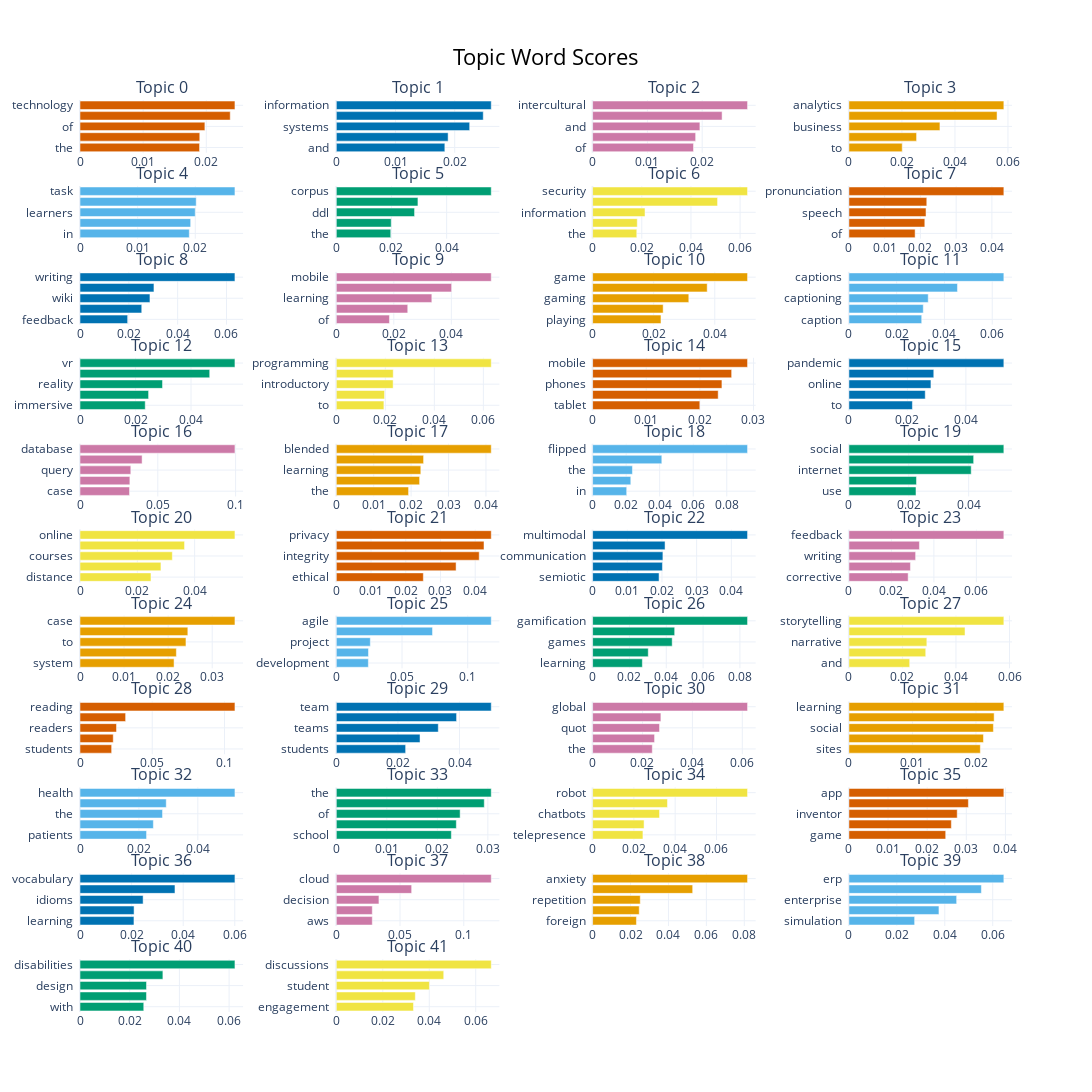

Notebook source saved alongside this figure:
### Code cell
topics_to_include = list(range(0, 42))
model.visualize_barchart(topics= topics_to_include, width=300)

### Figure 1 — Plotly figure (JSON) as saved in the notebook; plotly's stock layout.template omitted (floating-point values rounded to 4 significant figures)
{"data": [{"marker": {"color": "#D55E00"}, "orientation": "h", "type": "bar", "x": [0.01893, 0.01897, 0.01977, 0.02379, 0.02453], "xaxis": "x", "y": ["the  ", "and  ", "of  ", "teachers  ", "technology  "], "yaxis": "y"}, {"marker": {"color": "#0072B2"}, "orientation": "h", "type": "bar", "x": [0.01833, 0.01889, 0.02253, 0.02482, 0.02617], "xaxis": "x2", "y": ["and  ", "the  ", "systems  ", "is  ", "information  "], "yaxis": "y2"}, {"marker": {"color": "#CC79A7"}, "orientation": "h", "type": "bar", "x": [0.01842, 0.01881, 0.01958, 0.02363, 0.02828], "xaxis": "x3", "y": ["of  ", "the  ", "and  ", "telecollaboration  ", "intercultural  "], "yaxis": "y3"}, {"marker": {"color": "#E69F00"}, "orientation": "h", "type": "bar", "x": [0.0201, 0.02553, 0.03434, 0.05588, 0.05845], "xaxis": "x4", "y": ["to  ", "big  ", "business  ", "data  ", "analytics  "], "yaxis": "y4"}, {"marker": {"color": "#56B4E9"}, "orientation": "h", "type": "bar", "x": [0.01897, 0.0192, 0.02, 0.02017, 0.02689], "xaxis": "x5", "y": ["in  ", "communication  ", "learners  ", "scmc  ", "task  "], "yaxis": "y5"}, {"marker": {"color": "#009E73"}, "orientation": "h", "type": "bar", "x": [0.01974, 0.0199, 0.02837, 0.02959, 0.05616], "xaxis": "x6", "y": ["the  ", "of  ", "ddl  ", "corpora  ", "corpus  "], "yaxis": "y6"}, {"marker": {"color": "#F0E442"}, "orientation": "h", "type": "bar", "x": [0.01797, 0.01816, 0.02132, 0.05083, 0.06302], "xaxis": "x7", "y": ["the  ", "to  ", "information  ", "cybersecurity  ", "security  "], "yaxis": "y7"}, {"marker": {"color": "#D55E00"}, "orientation": "h", "type": "bar", "x": [0.01853, 0.02123, 0.02158, 0.02179, 0.04335], "xaxis": "x8", "y": ["of  ", "listening  ", "speech  ", "asr  ", "pronunciation  "], "yaxis": "y8"}, {"marker": {"color": "#0072B2"}, "orientation": "h", "type": "bar", "x": [0.01952, 0.02529, 0.02865, 0.03029, 0.06347], "xaxis": "x9", "y": ["feedback  ", "peer  ", "wiki  ", "collaborative  ", "writing  "], "yaxis": "y9"}, {"marker": {"color": "#CC79A7"}, "orientation": "h", "type": "bar", "x": [0.01848, 0.02484, 0.03322, 0.0401, 0.05388], "xaxis": "x10", "y": ["of  ", "language  ", "learning  ", "mall  ", "mobile  "], "yaxis": "y10"}, {"marker": {"color": "#E69F00"}, "orientation": "h", "type": "bar", "x": [0.02239, 0.0231, 0.0315, 0.03752, 0.05073], "xaxis": "x11", "y": ["playing  ", "language  ", "gaming  ", "games  ", "game  "], "yaxis": "y11"}, {"marker": {"color": "#56B4E9"}, "orientation": "h", "type": "bar", "x": [0.03048, 0.03114, 0.03321, 0.04545, 0.06487], "xaxis": "x12", "y": ["caption  ", "vocabulary  ", "captioning  ", "comprehension  ", "captions  "], "yaxis": "y12"}, {"marker": {"color": "#009E73"}, "orientation": "h", "type": "bar", "x": [0.02351, 0.02472, 0.02974, 0.04674, 0.05584], "xaxis": "x13", "y": ["immersive  ", "learning  ", "reality  ", "virtual  ", "vr  "], "yaxis": "y13"}, {"marker": {"color": "#F0E442"}, "orientation": "h", "type": "bar", "x": [0.01942, 0.01969, 0.02319, 0.02323, 0.06321], "xaxis": "x14", "y": ["to  ", "python  ", "introductory  ", "students  ", "programming  "], "yaxis": "y14"}, {"marker": {"color": "#D55E00"}, "orientation": "h", "type": "bar", "x": [0.02, 0.02342, 0.02412, 0.02593, 0.0289], "xaxis": "x15", "y": ["tablet  ", "smart  ", "phones  ", "devices  ", "mobile  "], "yaxis": "y15"}, {"marker": {"color": "#0072B2"}, "orientation": "h", "type": "bar", "x": [0.02171, 0.0261, 0.02805, 0.02902, 0.05298], "xaxis": "x16", "y": ["to  ", "19  ", "online  ", "covid  ", "pandemic  "], "yaxis": "y16"}, {"marker": {"color": "#CC79A7"}, "orientation": "h", "type": "bar", "x": [0.03182, 0.03205, 0.03265, 0.0399, 0.09956], "xaxis": "x17", "y": ["case  ", "data  ", "query  ", "sql  ", "database  "], "yaxis": "y17"}, {"marker": {"color": "#E69F00"}, "orientation": "h", "type": "bar", "x": [0.01932, 0.02227, 0.02259, 0.02333, 0.04142], "xaxis": "x18", "y": ["the  ", "lmoocs  ", "learning  ", "online  ", "blended  "], "yaxis": "y18"}, {"marker": {"color": "#56B4E9"}, "orientation": "h", "type": "bar", "x": [0.02032, 0.02277, 0.02375, 0.04127, 0.0924], "xaxis": "x19", "y": ["in  ", "class  ", "the  ", "classroom  ", "flipped  "], "yaxis": "y19"}, {"marker": {"color": "#009E73"}, "orientation": "h", "type": "bar", "x": [0.0224, 0.02257, 0.04084, 0.04166, 0.05174], "xaxis": "x20", "y": ["use  ", "facebook  ", "internet  ", "media  ", "social  "], "yaxis": "y20"}, {"marker": {"color": "#F0E442"}, "orientation": "h", "type": "bar", "x": [0.02477, 0.02824, 0.03222, 0.03648, 0.05406], "xaxis": "x21", "y": ["distance  ", "education  ", "courses  ", "moocs  ", "online  "], "yaxis": "y21"}, {"marker": {"color": "#D55E00"}, "orientation": "h", "type": "bar", "x": [0.02506, 0.03449, 0.04115, 0.04253, 0.04462], "xaxis": "x22", "y": ["ethical  ", "academic  ", "integrity  ", "plagiarism  ", "privacy  "], "yaxis": "y22"}, {"marker": {"color": "#0072B2"}, "orientation": "h", "type": "bar", "x": [0.01916, 0.02014, 0.02027, 0.02089, 0.04468], "xaxis": "x23", "y": ["semiotic  ", "the  ", "communication  ", "of  ", "multimodal  "], "yaxis": "y23"}, {"marker": {"color": "#CC79A7"}, "orientation": "h", "type": "bar", "x": [0.02789, 0.02896, 0.0314, 0.03319, 0.07293], "xaxis": "x24", "y": ["corrective  ", "awe  ", "writing  ", "error  ", "feedback  "], "yaxis": "y24"}, {"marker": {"color": "#E69F00"}, "orientation": "h", "type": "bar", "x": [0.02134, 0.02187, 0.02404, 0.02447, 0.03516], "xaxis": "x25", "y": ["system  ", "company  ", "to  ", "the  ", "case  "], "yaxis": "y25"}, {"marker": {"color": "#56B4E9"}, "orientation": "h", "type": "bar", "x": [0.02439, 0.02448, 0.02589, 0.07321, 0.1179], "xaxis": "x26", "y": ["development  ", "to  ", "project  ", "scrum  ", "agile  "], "yaxis": "y26"}, {"marker": {"color": "#009E73"}, "orientation": "h", "type": "bar", "x": [0.02702, 0.03022, 0.04323, 0.04457, 0.08415], "xaxis": "x27", "y": ["learning  ", "kahoot  ", "games  ", "game  ", "gamification  "], "yaxis": "y27"}, {"marker": {"color": "#F0E442"}, "orientation": "h", "type": "bar", "x": [0.02271, 0.0287, 0.02911, 0.04338, 0.05788], "xaxis": "x28", "y": ["and  ", "stories  ", "narrative  ", "digital  ", "storytelling  "], "yaxis": "y28"}, {"marker": {"color": "#D55E00"}, "orientation": "h", "type": "bar", "x": [0.02191, 0.02302, 0.02526, 0.03157, 0.1073], "xaxis": "x29", "y": ["students  ", "books  ", "readers  ", "comprehension  ", "reading  "], "yaxis": "y29"}, {"marker": {"color": "#0072B2"}, "orientation": "h", "type": "bar", "x": [0.0225, 0.02717, 0.0331, 0.03904, 0.05029], "xaxis": "x30", "y": ["students  ", "group  ", "teams  ", "teamwork  ", "team  "], "yaxis": "y30"}, {"marker": {"color": "#CC79A7"}, "orientation": "h", "type": "bar", "x": [0.02393, 0.02484, 0.02682, 0.02737, 0.06211], "xaxis": "x31", "y": ["the  ", "of  ", "quot  ", "income  ", "global  "], "yaxis": "y31"}, {"marker": {"color": "#E69F00"}, "orientation": "h", "type": "bar", "x": [0.02069, 0.02119, 0.02275, 0.02287, 0.02439], "xaxis": "x32", "y": ["sites  ", "online  ", "social  ", "language  ", "learning  "], "yaxis": "y32"}, {"marker": {"color": "#56B4E9"}, "orientation": "h", "type": "bar", "x": [0.02259, 0.0249, 0.02801, 0.02927, 0.05259], "xaxis": "x33", "y": ["patients  ", "of  ", "the  ", "physical  ", "health  "], "yaxis": "y33"}, {"marker": {"color": "#009E73"}, "orientation": "h", "type": "bar", "x": [0.02278, 0.02376, 0.02452, 0.02929, 0.03067], "xaxis": "x34", "y": ["school  ", "preschool  ", "of  ", "education  ", "the  "], "yaxis": "y34"}, {"marker": {"color": "#F0E442"}, "orientation": "h", "type": "bar", "x": [0.02438, 0.02493, 0.03241, 0.03627, 0.07506], "xaxis": "x35", "y": ["telepresence  ", "chatbot  ", "chatbots  ", "rall  ", "robot  "], "yaxis": "y35"}, {"marker": {"color": "#D55E00"}, "orientation": "h", "type": "bar", "x": [0.02474, 0.02618, 0.02768, 0.03054, 0.0396], "xaxis": "x36", "y": ["game  ", "android  ", "inventor  ", "development  ", "app  "], "yaxis": "y36"}, {"marker": {"color": "#0072B2"}, "orientation": "h", "type": "bar", "x": [0.02092, 0.02096, 0.02446, 0.03681, 0.06006], "xaxis": "x37", "y": ["learning  ", "gloss  ", "idioms  ", "l2  ", "vocabulary  "], "yaxis": "y37"}, {"marker": {"color": "#CC79A7"}, "orientation": "h", "type": "bar", "x": [0.02824, 0.02824, 0.03345, 0.05911, 0.1216], "xaxis": "x38", "y": ["aws  ", "cc  ", "decision  ", "computing  ", "cloud  "], "yaxis": "y38"}, {"marker": {"color": "#E69F00"}, "orientation": "h", "type": "bar", "x": [0.02312, 0.02459, 0.02513, 0.05278, 0.08171], "xaxis": "x39", "y": ["foreign  ", "participants  ", "repetition  ", "fla  ", "anxiety  "], "yaxis": "y39"}, {"marker": {"color": "#56B4E9"}, "orientation": "h", "type": "bar", "x": [0.02742, 0.03756, 0.04495, 0.05527, 0.06464], "xaxis": "x40", "y": ["simulation  ", "systems  ", "enterprise  ", "business  ", "erp  "], "yaxis": "y40"}, {"marker": {"color": "#009E73"}, "orientation": "h", "type": "bar", "x": [0.02565, 0.02675, 0.02676, 0.03336, 0.06235], "xaxis": "x41", "y": ["with  ", "of  ", "design  ", "systems  ", "disabilities  "], "yaxis": "y41"}, {"marker": {"color": "#F0E442"}, "orientation": "h", "type": "bar", "x": [0.0332, 0.034, 0.04007, 0.04623, 0.06668], "xaxis": "x42", "y": ["engagement  ", "discussion  ", "student  ", "online  ", "discussions  "], "yaxis": "y42"}], "layout": {"annotations": [{"font": {"size": 16}, "showarrow": false, "text": "Topic 0", "x": 0.0875, "xanchor": "center", "xref": "paper", "y": 1, "yanchor": "bottom", "yref": "paper"}, {"font": {"size": 16}, "showarrow": false, "text": "Topic 1", "x": 0.3625, "xanchor": "center", "xref": "paper", "y": 1, "yanchor": "bottom", "yref": "paper"}, {"font": {"size": 16}, "showarrow": false, "text": "Topic 2", "x": 0.6375, "xanchor": "center", "xref": "paper", "y": 1, "yanchor": "bottom", "yref": "paper"}, {"font": {"size": 16}, "showarrow": false, "text": "Topic 3", "x": 0.9125, "xanchor": "center", "xref": "paper", "y": 1, "yanchor": "bottom", "yref": "paper"}, {"font": {"size": 16}, "showarrow": false, "text": "Topic 4", "x": 0.0875, "xanchor": "center", "xref": "paper", "y": 0.9058, "yanchor": "bottom", "yref": "paper"}, {"font": {"size": 16}, "showarrow": false, "text": "Topic 5", "x": 0.3625, "xanchor": "center", "xref": "paper", "y": 0.9058, "yanchor": "bottom", "yref": "paper"}, {"font": {"size": 16}, "showarrow": false, "text": "Topic 6", "x": 0.6375, "xanchor": "center", "xref": "paper", "y": 0.9058, "yanchor": "bottom", "yref": "paper"}, {"font": {"size": 16}, "showarrow": false, "text": "Topic 7", "x": 0.9125, "xanchor": "center", "xref": "paper", "y": 0.9058, "yanchor": "bottom", "yref": "paper"}, {"font": {"size": 16}, "showarrow": false, "text": "Topic 8", "x": 0.0875, "xanchor": "center", "xref": "paper", "y": 0.8116, "yanchor": "bottom", "yref": "paper"}, {"font": {"size": 16}, "showarrow": false, "text": "Topic 9", "x": 0.3625, "xanchor": "center", "xref": "paper", "y": 0.8116, "yanchor": "bottom", "yref": "paper"}, {"font": {"size": 16}, "showarrow": false, "text": "Topic 10", "x": 0.6375, "xanchor": "center", "xref": "paper", "y": 0.8116, "yanchor": "bottom", "yref": "paper"}, {"font": {"size": 16}, "showarrow": false, "text": "Topic 11", "x": 0.9125, "xanchor": "center", "xref": "paper", "y": 0.8116, "yanchor": "bottom", "yref": "paper"}, {"font": {"size": 16}, "showarrow": false, "text": "Topic 12", "x": 0.0875, "xanchor": "center", "xref": "paper", "y": 0.7174, "yanchor": "bottom", "yref": "paper"}, {"font": {"size": 16}, "showarrow": false, "text": "Topic 13", "x": 0.3625, "xanchor": "center", "xref": "paper", "y": 0.7174, "yanchor": "bottom", "yref": "paper"}, {"font": {"size": 16}, "showarrow": false, "text": "Topic 14", "x": 0.6375, "xanchor": "center", "xref": "paper", "y": 0.7174, "yanchor": "bottom", "yref": "paper"}, {"font": {"size": 16}, "showarrow": false, "text": "Topic 15", "x": 0.9125, "xanchor": "center", "xref": "paper", "y": 0.7174, "yanchor": "bottom", "yref": "paper"}, {"font": {"size": 16}, "showarrow": false, "text": "Topic 16", "x": 0.0875, "xanchor": "center", "xref": "paper", "y": 0.6231, "yanchor": "bottom", "yref": "paper"}, {"font": {"size": 16}, "showarrow": false, "text": "Topic 17", "x": 0.3625, "xanchor": "center", "xref": "paper", "y": 0.6231, "yanchor": "bottom", "yref": "paper"}, {"font": {"size": 16}, "showarrow": false, "text": "Topic 18", "x": 0.6375, "xanchor": "center", "xref": "paper", "y": 0.6231, "yanchor": "bottom", "yref": "paper"}, {"font": {"size": 16}, "showarrow": false, "text": "Topic 19", "x": 0.9125, "xanchor": "center", "xref": "paper", "y": 0.6231, "yanchor": "bottom", "yref": "paper"}, {"font": {"size": 16}, "showarrow": false, "text": "Topic 20", "x": 0.0875, "xanchor": "center", "xref": "paper", "y": 0.5289, "yanchor": "bottom", "yref": "paper"}, {"font": {"size": 16}, "showarrow": false, "text": "Topic 21", "x": 0.3625, "xanchor": "center", "xref": "paper", "y": 0.5289, "yanchor": "bottom", "yref": "paper"}, {"font": {"size": 16}, "showarrow": false, "text": "Topic 22", "x": 0.6375, "xanchor": "center", "xref": "paper", "y": 0.5289, "yanchor": "bottom", "yref": "paper"}, {"font": {"size": 16}, "showarrow": false, "text": "Topic 23", "x": 0.9125, "xanchor": "center", "xref": "paper", "y": 0.5289, "yanchor": "bottom", "yref": "paper"}, {"font": {"size": 16}, "showarrow": false, "text": "Topic 24", "x": 0.0875, "xanchor": "center", "xref": "paper", "y": 0.4347, "yanchor": "bottom", "yref": "paper"}, {"font": {"size": 16}, "showarrow": false, "text": "Topic 25", "x": 0.3625, "xanchor": "center", "xref": "paper", "y": 0.4347, "yanchor": "bottom", "yref": "paper"}, {"font": {"size": 16}, "showarrow": false, "text": "Topic 26", "x": 0.6375, "xanchor": "center", "xref": "paper", "y": 0.4347, "yanchor": "bottom", "yref": "paper"}, {"font": {"size": 16}, "showarrow": false, "text": "Topic 27", "x": 0.9125, "xanchor": "center", "xref": "paper", "y": 0.4347, "yanchor": "bottom", "yref": "paper"}, {"font": {"size": 16}, "showarrow": false, "text": "Topic 28", "x": 0.0875, "xanchor": "center", "xref": "paper", "y": 0.3405, "yanchor": "bottom", "yref": "paper"}, {"font": {"size": 16}, "showarrow": false, "text": "Topic 29", "x": 0.3625, "xanchor": "center", "xref": "paper", "y": 0.3405, "yanchor": "bottom", "yref": "paper"}, {"font": {"size": 16}, "showarrow": false, "text": "Topic 30", "x": 0.6375, "xanchor": "center", "xref": "paper", "y": 0.3405, "yanchor": "bottom", "yref": "paper"}, {"font": {"size": 16}, "showarrow": false, "text": "Topic 31", "x": 0.9125, "xanchor": "center", "xref": "paper", "y": 0.3405, "yanchor": "bottom", "yref": "paper"}, {"font": {"size": 16}, "showarrow": false, "text": "Topic 32", "x": 0.0875, "xanchor": "center", "xref": "paper", "y": 0.2463, "yanchor": "bottom", "yref": "paper"}, {"font": {"size": 16}, "showarrow": false, "text": "Topic 33", "x": 0.3625, "xanchor": "center", "xref": "paper", "y": 0.2463, "yanchor": "bottom", "yref": "paper"}, {"font": {"size": 16}, "showarrow": false, "text": "Topic 34", "x": 0.6375, "xanchor": "center", "xref": "paper", "y": 0.2463, "yanchor": "bottom", "yref": "paper"}, {"font": {"size": 16}, "showarrow": false, "text": "Topic 35", "x": 0.9125, "xanchor": "center", "xref": "paper", "y": 0.2463, "yanchor": "bottom", "yref": "paper"}, {"font": {"size": 16}, "showarrow": false, "text": "Topic 36", "x": 0.0875, "xanchor": "center", "xref": "paper", "y": 0.1521, "yanchor": "bottom", "yref": "paper"}, {"font": {"size": 16}, "showarrow": false, "text": "Topic 37", "x": 0.3625, "xanchor": "center", "xref": "paper", "y": 0.1521, "yanchor": "bottom", "yref": "paper"}, {"font": {"size": 16}, "showarrow": false, "text": "Topic 38", "x": 0.6375, "xanchor": "center", "xref": "paper", "y": 0.1521, "yanchor": "bottom", "yref": "paper"}, {"font": {"size": 16}, "showarrow": false, "text": "Topic 39", "x": 0.9125, "xanchor": "center", "xref": "paper", "y": 0.1521, "yanchor": "bottom", "yref": "paper"}, {"font": {"size": 16}, "showarrow": false, "text": "Topic 40", "x": 0.0875, "xanchor": "center", "xref": "paper", "y": 0.05785, "yanchor": "bottom", "yref": "paper"}, {"font": {"size": 16}, "showarrow": false, "text": "Topic 41", "x": 0.3625, "xanchor": "center", "xref": "paper", "y": 0.05785, "yanchor": "bottom", "yref": "paper"}], "height": 2750, "hoverlabel": {"bgcolor": "white", "font": {"family": "Rockwell", "size": 16}}, "showlegend": false, "title": {"font": {"color": "Black", "size": 22}, "text": "Topic Word Scores", "x": 0.5, "xanchor": "center", "yanchor": "top"}, "width": 1200, "xaxis": {"anchor": "y", "domain": [0, 0.175], "showgrid": true}, "xaxis10": {"anchor": "y10", "domain": [0.275, 0.45], "showgrid": true}, "xaxis11": {"anchor": "y11", "domain": [0.55, 0.725], "showgrid": true}, "xaxis12": {"anchor": "y12", "domain": [0.825, 1], "showgrid": true}, "xaxis13": {"anchor": "y13", "domain": [0, 0.175], "showgrid": true}, "xaxis14": {"anchor": "y14", "domain": [0.275, 0.45], "showgrid": true}, "xaxis15": {"anchor": "y15", "domain": [0.55, 0.725], "showgrid": true}, "xaxis16": {"anchor": "y16", "domain": [0.825, 1], "showgrid": true}, "xaxis17": {"anchor": "y17", "domain": [0, 0.175], "showgrid": true}, "xaxis18": {"anchor": "y18", "domain": [0.275, 0.45], "showgrid": true}, "xaxis19": {"anchor": "y19", "domain": [0.55, 0.725], "showgrid": true}, "xaxis2": {"anchor": "y2", "domain": [0.275, 0.45], "showgrid": true}, "xaxis20": {"anchor": "y20", "domain": [0.825, 1], "showgrid": true}, "xaxis21": {"anchor": "y21", "domain": [0, 0.175], "showgrid": true}, "xaxis22": {"anchor": "y22", "domain": [0.275, 0.45], "showgrid": true}, "xaxis23": {"anchor": "y23", "domain": [0.55, 0.725], "showgrid": true}, "xaxis24": {"anchor": "y24", "domain": [0.825, 1], "showgrid": true}, "xaxis25": {"anchor": "y25", "domain": [0, 0.175], "showgrid": true}, "xaxis26": {"anchor": "y26", "domain": [0.275, 0.45], "showgrid": true}, "xaxis27": {"anchor": "y27", "domain": [0.55, 0.725], "showgrid": true}, "xaxis28": {"anchor": "y28", "domain": [0.825, 1], "showgrid": true}, "xaxis29": {"anchor": "y29", "domain": [0, 0.175], "showgrid": true}, "xaxis3": {"anchor": "y3", "domain": [0.55, 0.725], "showgrid": true}, "xaxis30": {"anchor": "y30", "domain": [0.275, 0.45], "showgrid": true}, "xaxis31": {"anchor": "y31", "domain": [0.55, 0.725], "showgrid": true}, "xaxis32": {"anchor": "y32", "domain": [0.825, 1], "showgrid": true}, "xaxis33": {"anchor": "y33", "domain": [0, 0.175], "showgrid": true}, "xaxis34": {"anchor": "y34", "domain": [0.275, 0.45], "showgrid": true}, "xaxis35": {"anchor": "y35", "domain": [0.55, 0.725], "showgrid": true}, "xaxis36": {"anchor": "y36", "domain": [0.825, 1], "showgrid": true}, "xaxis37": {"anchor": "y37", "domain": [0, 0.175], "showgrid": true}, "xaxis38": {"anchor": "y38", "domain": [0.275, 0.45], "showgrid": true}, "xaxis39": {"anchor": "y39", "domain": [0.55, 0.725], "showgrid": true}, "xaxis4": {"anchor": "y4", "domain": [0.825, 1], "showgrid": true}, "xaxis40": {"anchor": "y40", "domain": [0.825, 1], "showgrid": true}, "xaxis41": {"anchor": "y41", "domain": [0, 0.175], "showgrid": true}, "xaxis42": {"anchor": "y42", "domain": [0.275, 0.45], "showgrid": true}, "xaxis43": {"anchor": "y43", "domain": [0.55, 0.725], "showgrid": true}, "xaxis44": {"anchor": "y44", "domain": [0.825, 1], "showgrid": true}, "xaxis5": {"anchor": "y5", "domain": [0, 0.175], "showgrid": true}, "xaxis6": {"anchor": "y6", "domain": [0.275, 0.45], "showgrid": true}, "xaxis7": {"anchor": "y7", "domain": [0.55, 0.725], "showgrid": true}, "xaxis8": {"anchor": "y8", "domain": [0.825, 1], "showgrid": true}, "xaxis9": {"anchor": "y9", "domain": [0, 0.175], "showgrid": true}, "yaxis": {"anchor": "x", "domain": [0.9421, 1], "showgrid": true}, "yaxis10": {"anchor": "x10", "domain": [0.7537, 0.8116], "showgrid": true}, "yaxis11": {"anchor": "x11", "domain": [0.7537, 0.8116], "showgrid": true}, "yaxis12": {"anchor": "x12", "domain": [0.7537, 0.8116], "showgrid": true}, "yaxis13": {"anchor": "x13", "domain": [0.6595, 0.7174], "showgrid": true}, "yaxis14": {"anchor": "x14", "domain": [0.6595, 0.7174], "showgrid": true}, "yaxis15": {"anchor": "x15", "domain": [0.6595, 0.7174], "showgrid": true}, "yaxis16": {"anchor": "x16", "domain": [0.6595, 0.7174], "showgrid": true}, "yaxis17": {"anchor": "x17", "domain": [0.5653, 0.6231], "showgrid": true}, "yaxis18": {"anchor": "x18", "domain": [0.5653, 0.6231], "showgrid": true}, "yaxis19": {"anchor": "x19", "domain": [0.5653, 0.6231], "showgrid": true}, "yaxis2": {"anchor": "x2", "domain": [0.9421, 1], "showgrid": true}, "yaxis20": {"anchor": "x20", "domain": [0.5653, 0.6231], "showgrid": true}, "yaxis21": {"anchor": "x21", "domain": [0.4711, 0.5289], "showgrid": true}, "yaxis22": {"anchor": "x22", "domain": [0.4711, 0.5289], "showgrid": true}, "yaxis23": {"anchor": "x23", "domain": [0.4711, 0.5289], "showgrid": true}, "yaxis24": {"anchor": "x24", "domain": [0.4711, 0.5289], "showgrid": true}, "yaxis25": {"anchor": "x25", "domain": [0.3769, 0.4347], "showgrid": true}, "yaxis26": {"anchor": "x26", "domain": [0.3769, 0.4347], "showgrid": true}, "yaxis27": {"anchor": "x27", "domain": [0.3769, 0.4347], "showgrid": true}, "yaxis28": {"anchor": "x28", "domain": [0.3769, 0.4347], "showgrid": true}, "yaxis29": {"anchor": "x29", "domain": [0.2826, 0.3405], "showgrid": true}, "yaxis3": {"anchor": "x3", "domain": [0.9421, 1], "showgrid": true}, "yaxis30": {"anchor": "x30", "domain": [0.2826, 0.3405], "showgrid": true}, "yaxis31": {"anchor": "x31", "domain": [0.2826, 0.3405], "showgrid": true}, "yaxis32": {"anchor": "x32", "domain": [0.2826, 0.3405], "showgrid": true}, "yaxis33": {"anchor": "x33", "domain": [0.1884, 0.2463], "showgrid": true}, "yaxis34": {"anchor": "x34", "domain": [0.1884, 0.2463], "showgrid": true}, "yaxis35": {"anchor": "x35", "domain": [0.1884, 0.2463], "showgrid": true}, "yaxis36": {"anchor": "x36", "domain": [0.1884, 0.2463], "showgrid": true}, "yaxis37": {"anchor": "x37", "domain": [0.09421, 0.1521], "showgrid": true}, "yaxis38": {"anchor": "x38", "domain": [0.09421, 0.1521], "showgrid": true}, "yaxis39": {"anchor": "x39", "domain": [0.09421, 0.1521], "showgrid": true}, "yaxis4": {"anchor": "x4", "domain": [0.9421, 1], "showgrid": true}, "yaxis40": {"anchor": "x40", "domain": [0.09421, 0.1521], "showgrid": true}, "yaxis41": {"anchor": "x41", "domain": [0, 0.05785], "showgrid": true}, "yaxis42": {"anchor": "x42", "domain": [0, 0.05785], "showgrid": true}, "yaxis43": {"anchor": "x43", "domain": [0, 0.05785], "showgrid": true}, "yaxis44": {"anchor": "x44", "domain": [0, 0.05785], "showgrid": true}, "yaxis5": {"anchor": "x5", "domain": [0.8479, 0.9058], "showgrid": true}, "yaxis6": {"anchor": "x6", "domain": [0.8479, 0.9058], "showgrid": true}, "yaxis7": {"anchor": "x7", "domain": [0.8479, 0.9058], "showgrid": true}, "yaxis8": {"anchor": "x8", "domain": [0.8479, 0.9058], "showgrid": true}, "yaxis9": {"anchor": "x9", "domain": [0.7537, 0.8116], "showgrid": true}}}
